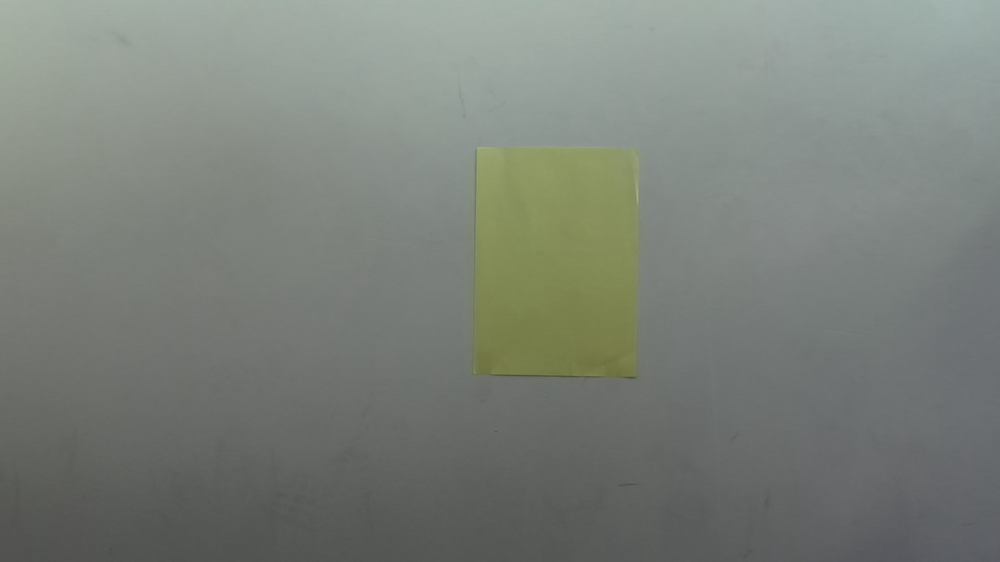
#> input picture Condor/Detect-Locate_Pylon/No_Aptere/image_test/Paper/Left/Image_left_1_1m.png, 1000 x 562 px, shrunk from 1920 x 1080 before the run
$ python calculateFocalLength.py   (older library calls are emulated)
#> lines starting #> are read from the running program, lines starting #| are printed output that depends on the picture; after the words box and inside, x2 and y2 are one past the last pixel; in counts of white or black regions, pixels touching at a corner belong together; long printed decimals are rounded
from imutils import paths
import numpy as np
import cv2
import matplotlib.pyplot as plt
import math


# Find marker yellow on image and return its rect, box, height and width in the image
def find_marker(path, show=1):
#> called with show = 1
    image = cv2.imread(path)
#> image is the input picture: shape (562, 1000, 3); mean B, G, R 121.3, 128.2, 122.5
    # convert to rgb
    image = cv2.cvtColor(image, cv2.COLOR_BGR2RGB)
    #print(image.shape)
    if show:
        plt.imshow(image)
        plt.show()

    # convert the image to grayscale, blur it, and detect edges
    #gray = cv2.cvtColor(image, cv2.COLOR_RGB2GRAY)
    yellow = np.absolute(image[:,:,0] - image[:,:,2])
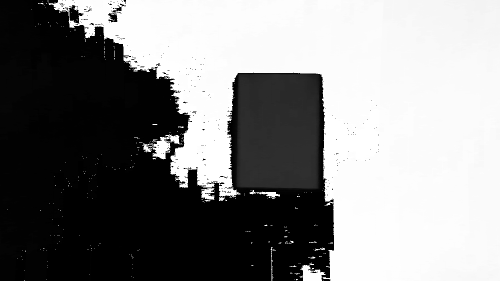
#> yellow: shape (562, 1000) (shown at 1/2 size); min 0, max 255, mean 132.5
    maskYinf = (yellow > 20).astype(np.int)
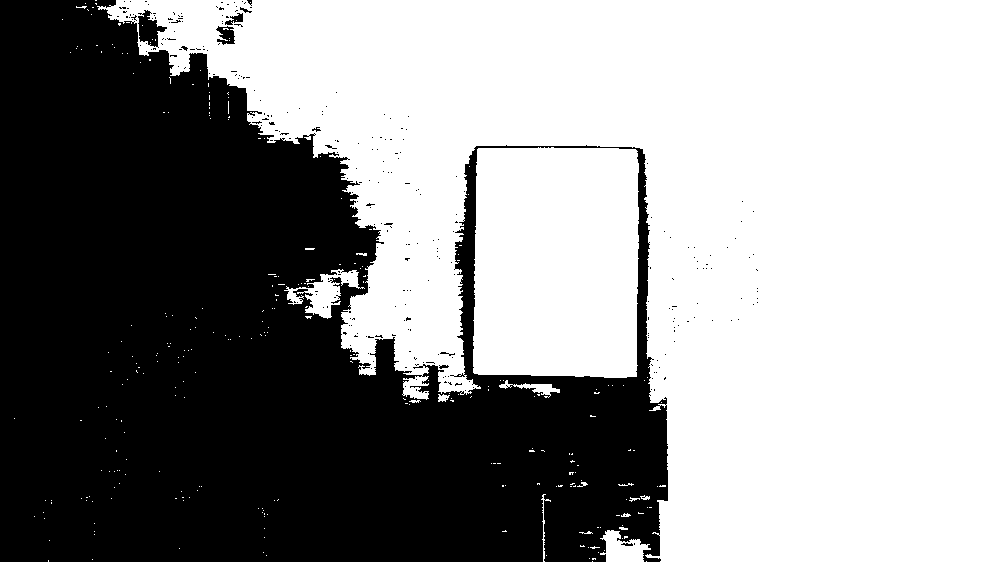
#> maskYinf: shape (562, 1000) int64; values 0 (black) and 1 (white), 57.9% white; 288 black regions (279 under 20 px), largest, box (x1, y1, x2, y2) and area: (0, 0, 668, 562) 234975, (138, 10, 167, 48) 555, (216, 26, 235, 45) 227
    maskYsup = (yellow < 100).astype(np.int)
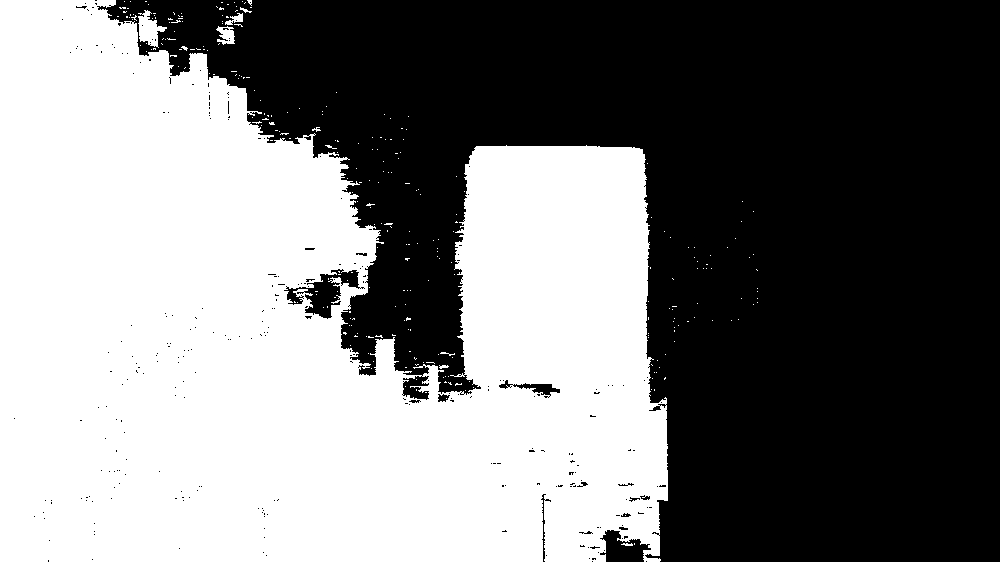
#> maskYsup: shape (562, 1000) int64; values 0 (black) and 1 (white), 48.7% white; 288 white regions (279 under 20 px), largest, box (x1, y1, x2, y2) and area: (0, 0, 668, 562) 272117, (138, 10, 167, 48) 555, (216, 26, 235, 45) 227
    maskY = maskYinf * maskYsup
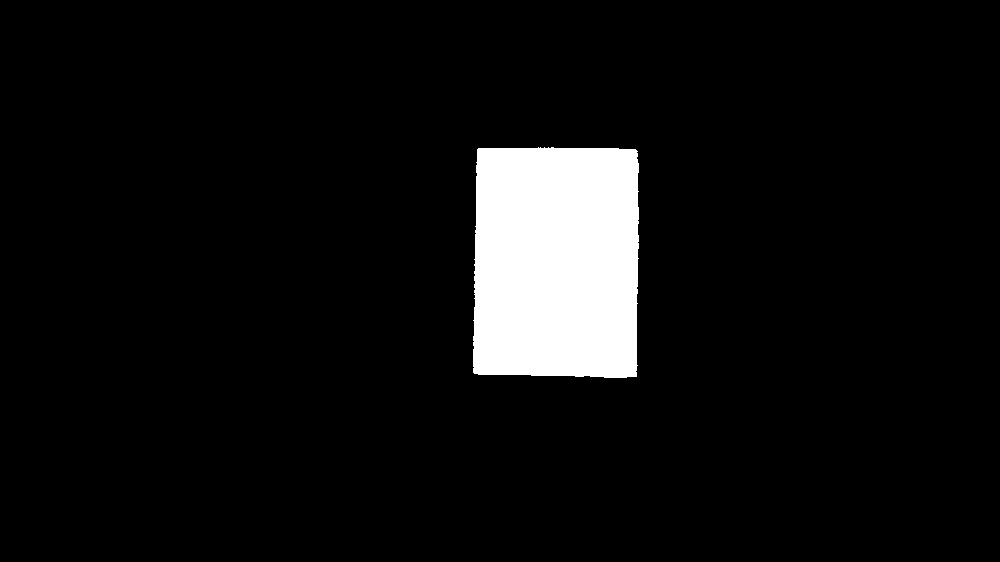
#> maskY: shape (562, 1000) int64; values 0 (black) and 1 (white), 6.6% white; 1 white region
    #maskY = maskYinf
    #print(maskY.shape)

    img = np.zeros(image.shape).astype(np.uint8)
    img[:, :, 0] = (image[:, :, 0] * maskY[:, :])
    img[:, :, 1] = (image[:, :, 1] * maskY[:, :])
    img[:, :, 2] = (image[:, :, 2] * maskY[:, :])

    #print(img)
    if show:
        plt.imshow(img)
        plt.show()

    # find the contours in the edged image and keep the largest one;
    # we'll assume that this is our piece of paper in the image
    gray = cv2.cvtColor(img.copy(), cv2.COLOR_RGB2GRAY)
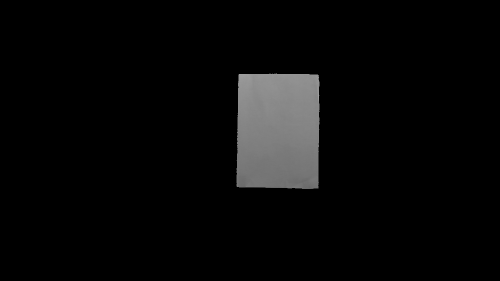
#> gray: shape (562, 1000) (shown at 1/2 size); min 0, max 168, mean 8.6
    _, cnts, _ = cv2.findContours(gray.copy(), cv2.RETR_TREE, cv2.CHAIN_APPROX_SIMPLE)
#> cnts = 1 contour; box (x1, y1, x2, y2) and area: (473, 147, 639, 378) 36756
    img_cont = cv2.drawContours(image.copy(), cnts, -1, (0, 0, 0), 3)
    if show:
        plt.imshow(img_cont)
        plt.show()

    # compute the bounding box of the of the paper region and return it
    c = max(cnts, key=cv2.contourArea)
#> c = contour of 145 points, box (x1, y1, x2, y2) (473, 147, 639, 378), area 36756
    rect = cv2.minAreaRect(c)
#> rect = ((555.8, 261.8), (229.5, 164.4), -89.46)

    # box a 2 dimension tel que : box[0] -> point en bas à droite ->box[0][0]=x et box[0][1]=y
    #                             box[1] -> point en bas à gauche
    #                             box[2] -> point en haut à gauche
    #                             box[3] -> point en haut à droite
    box = cv2.boxPoints(rect)
#> box = [[636.9, 377.3], [472.5, 375.8], [474.6, 146.3], [639, 147.8]]
    box = np.int0(box)
#> box = [[636, 377], [472, 375], [474, 146], [639, 147]]
    img_box = cv2.drawContours(image.copy(), [box], 0, (0, 0, 255), 3)
    if show:
        print(box.shape)
#| (4, 2)
        plt.imshow(img_box)
        plt.show()

    '''dist_x = box[0][0] - box[1][0]
    dist_y = box[0][1] - box[1][1]
    dist1 = math.sqrt(dist_x ** 2 + dist_y ** 2)
    dist_x = box[1][0] - box[2][0]
    dist_y = box[1][1] - box[2][1]
    dist2 = math.sqrt(dist_x ** 2 + dist_y ** 2)

    height = min(dist1, dist2)
    width = max(dist1, dist2)'''

    # In order of the box we will have points : A B C D
    # width = AB or width = CD
    # height = BC or height = AD
    # AB=sqrt( (x_B - x_A)^2 + (y_B-y_A)^2 )
    A = box[0]
#> A = [636, 377]
    B = box[1]
#> B = [472, 375]
    C = box[2]
#> C = [474, 146]
    D = box[3]
#> D = [639, 147]

    # calculate the width which is the mean between AB and CD
    dist_x = B[0]-A[0]
#> dist_x = -164
    dist_y = B[1]-A[1]
#> dist_y = -2
    dist1_1 = math.sqrt(dist_x**2 + dist_y**2)
#> dist1_1 = 164
    dist_x = D[0] - C[0]
#> dist_x = 165
    dist_y = D[1] - C[1]
#> dist_y = 1
    dist1_2 = math.sqrt(dist_x**2 + dist_y**2)
#> dist1_2 = 165
    dist1 = np.mean([dist1_1, dist1_2])
#> dist1 = 164.5

    # calculate the height which is the mean between BC and AD
    dist_x = C[0] - B[0]
#> dist_x = 2
    dist_y = C[1] - B[1]
#> dist_y = -229
    dist2_1 = math.sqrt(dist_x ** 2 + dist_y ** 2)
#> dist2_1 = 229
    dist_x = D[0] - A[0]
#> dist_x = 3
    dist_y = D[1] - A[1]
#> dist_y = -230
    dist2_2 = math.sqrt(dist_x ** 2 + dist_y ** 2)
#> dist2_2 = 230
    dist2 = np.mean([dist2_1, dist2_2])
#> dist2 = 229.5

    height = min(dist1, dist2)
#> height = 164.5
    width = max(dist1, dist2)
#> width = 229.5

    return rect, box, height, width


# D = (W x F) / P
def distance_to_camera(knownWidth, focalLength, perWidth):
    # compute and return the distance from the maker to the camera
    return (knownWidth * focalLength) / perWidth


if __name__ == '__main__':

    # initialize the known distance from the camera to the object, which
    # in this case is 100cm and 120cm
    KNOWN_DISTANCE1 = 100
    KNOWN_DISTANCE2 = 120

    # initialize the known object width, which in this case, the piece of
    # paper is 21cm wide
    KNOWN_WIDTH = 21

    rect, box, height, width = find_marker("image_test/Paper/Left/Image_left_1_1m.png")  # Image de 1m de distance
#> rect = ((555.8, 261.8), (229.5, 164.4), -89.46); box = [[636, 377], [472, 375], [474, 146], [639, 147]]; height = 164.5; width = 229.5
    # F = (P x  D) / W
    # F: perceived focal length
    # P: the apparent width in pixels
    # D: distance
    # W: known width
    focalLength = (width * KNOWN_DISTANCE1) / KNOWN_WIDTH
#> focalLength = 1092.9
    print("previous focal Length")
    print(focalLength)
#| 1092.925

    # calculate perfect box with the first point of ex box and size calculate previously:
    perfect_box = box.copy()
#> perfect_box = [[636, 377], [472, 375], [474, 146], [639, 147]]
    perfect_box[1][0] = box[0][0] - height  # calculate x_B = x_A - width
    perfect_box[1][1] = box[0][1]  # calculate y_B = y_A
    perfect_box[2][0] = perfect_box[1][0]  # calculate x_C = x_B
    perfect_box[2][1] = perfect_box[1][1] - width  # calculate y_C = y_B - height
    perfect_box[3][0] = perfect_box[0][0]  # calculate x_D = x_A
    perfect_box[3][1] = perfect_box[2][1]  # calculate y_D = y_C

    # Recalculate width and height with the perfect box:
    A = perfect_box[0]
#> A = [636, 377]
    B = perfect_box[1]
#> B = [471, 377]
    C = perfect_box[2]
#> C = [471, 147]
    D = perfect_box[3]
#> D = [636, 147]

    # calculate the width which is the mean between AB and CD
    dist_x = B[0] - A[0]
#> dist_x = -165
    dist_y = B[1] - A[1]
#> dist_y = 0
    dist1_1 = math.sqrt(dist_x ** 2 + dist_y ** 2)
#> dist1_1 = 165
    dist_x = D[0] - C[0]
#> dist_x = 165
    dist_y = D[1] - C[1]
    dist1_2 = math.sqrt(dist_x ** 2 + dist_y ** 2)
#> dist1_2 = 165
    dist1 = np.mean([dist1_1, dist1_2])
#> dist1 = 165

    # calculate the height which is the mean between BC and AD
    dist_x = C[0] - B[0]
#> dist_x = 0
    dist_y = C[1] - B[1]
#> dist_y = -230
    dist2_1 = math.sqrt(dist_x ** 2 + dist_y ** 2)
#> dist2_1 = 230
    dist_x = D[0] - A[0]
    dist_y = D[1] - A[1]
    dist2_2 = math.sqrt(dist_x ** 2 + dist_y ** 2)
#> dist2_2 = 230
    dist2 = np.mean([dist2_1, dist2_2])
#> dist2 = 230

    perfect_height = min(dist1, dist2)
#> perfect_height = 165
    perfect_width = max(dist1, dist2)
#> perfect_width = 230

    # F = (P x  D) / W
    # F: perceived focal length
    # P: the apparent width in pixels
    # D: distance
    # W: known width
    perfect_focalLength = (perfect_width * KNOWN_DISTANCE1) / KNOWN_WIDTH
#> perfect_focalLength = 1095.2
    print("new focal Length")
    print(perfect_focalLength)
#| 1095.238

    # Show new perfect box:
    image = cv2.imread("image_test/Paper/Left/Image_left_1_1m.png")
    nimage = cv2.drawContours(image, [perfect_box], -1, (255, 0, 0), 2)
    plt.imshow(nimage)
    plt.show()


    # loop over the images
    for imagePath in sorted(paths.list_images("image_test/Paper/Left")):
        # load the image, find the marker in the image, then compute the
        # distance to the marker from the camera
        rect, box, height, width = find_marker(imagePath, show=0)
        d = distance_to_camera(KNOWN_WIDTH, perfect_focalLength, width)
#> d = 100.2

        # draw a bounding box around the image and display it
        image = cv2.imread(imagePath)
        cv2.drawContours(image, [box], -1, (0, 255, 0), 2)
        cv2.putText(image, "%.2fcm" % d,
                    (image.shape[1] - 300, image.shape[0] - 30), cv2.FONT_HERSHEY_SIMPLEX,
                    2.0, (0, 255, 0), 3)
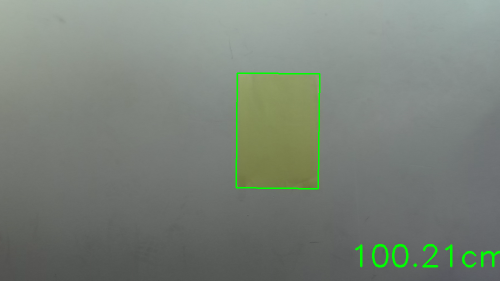
#> image: shape (562, 1000, 3) (shown at 1/2 size); mean B, G, R 120.3, 129.6, 121.5
        cv2.imshow("image", image)
        cv2.waitKey(0)
#> pass 2 of the loop `for imagePath in sorted(paths.list_images("image_test/Paper/Left")):`:
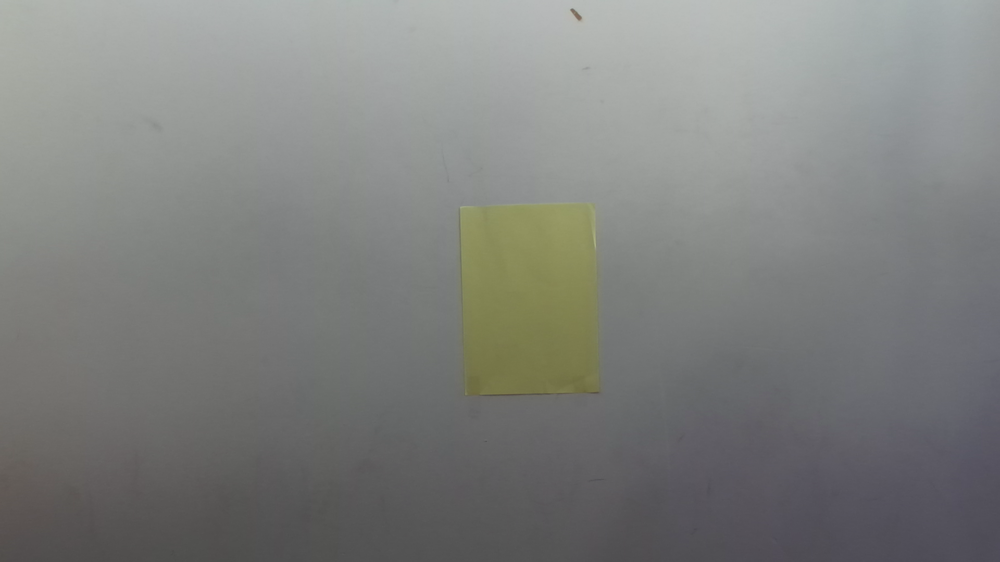
#> input picture Condor/Detect-Locate_Pylon/No_Aptere/image_test/Paper/Left/Image_left_1_1m20.png, 1000 x 562 px, shrunk from 1920 x 1080 before the run
#> in find_marker, image is the input picture: shape (562, 1000, 3); mean B, G, R 126, 128.3, 126.8
#> in find_marker (call 3), `maskYinf = (yellow > 20).astype(np.int)`:
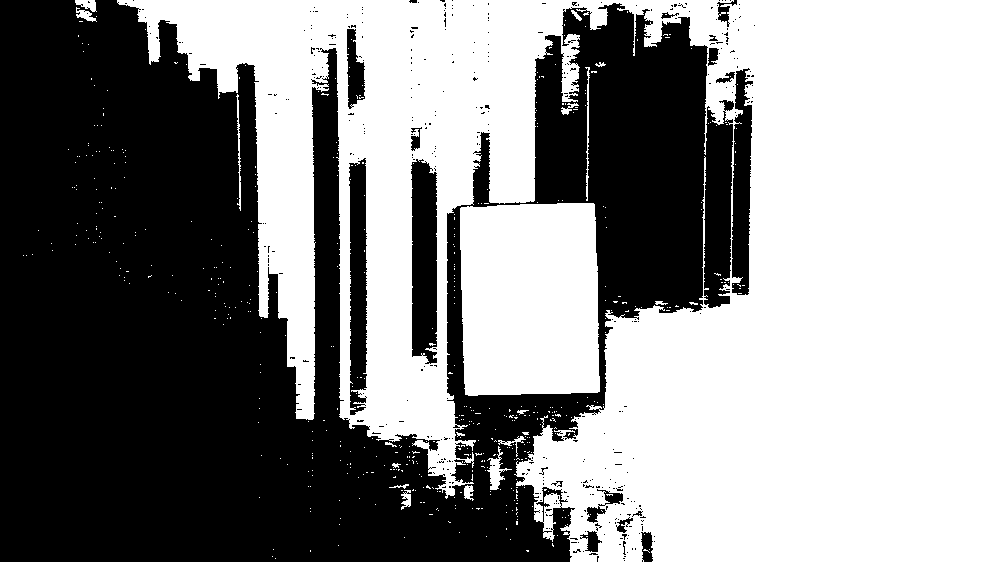
#> maskYinf: shape (562, 1000) int64; values 0 (black) and 1 (white), 54.7% white; 396 black regions (376 under 20 px), largest, box (x1, y1, x2, y2) and area: (0, 0, 734, 562) 238976, (411, 159, 437, 364) 4750, (349, 158, 367, 415) 3879
#> cnts = 2 contours; box (x1, y1, x2, y2) and area: (460, 203, 600, 396) 25436, (571, 10, 582, 21) 34
#> c = contour of 89 points, box (x1, y1, x2, y2) (460, 203, 600, 396), area 25436
#> in find_marker (call 3), `rect = cv2.minAreaRect(c)`: rect = ((529.4, 298.7), (136.6, 190.2), -1.25)
#> in find_marker (call 3), `box = cv2.boxPoints(rect)`: box = [[463.2, 395.3], [459, 205.1], [595.6, 202.2], [599.7, 392.4]]
#> in find_marker (call 3), `box = np.int0(box)`: box = [[463, 395], [459, 205], [595, 202], [599, 392]]
#> in find_marker (call 3), `A = box[0]`: A = [463, 395]
#> in find_marker (call 3), `B = box[1]`: B = [459, 205]
#> in find_marker (call 3), `C = box[2]`: C = [595, 202]
#> in find_marker (call 3), `D = box[3]`: D = [599, 392]
#> in find_marker (call 3), `dist_x = B[0]-A[0]`: dist_x = -4
#> in find_marker (call 3), `dist_y = B[1]-A[1]`: dist_y = -190
#> in find_marker (call 3), `dist1_1 = math.sqrt(dist_x**2 + dist_y**2)`: dist1_1 = 190
#> in find_marker (call 3), `dist_x = D[0] - C[0]`: dist_x = 4
#> in find_marker (call 3), `dist_y = D[1] - C[1]`: dist_y = 190
#> in find_marker (call 3), `dist_x = C[0] - B[0]`: dist_x = 136
#> in find_marker (call 3), `dist_y = C[1] - B[1]`: dist_y = -3
#> in find_marker (call 3), `dist2_1 = math.sqrt(dist_x ** 2 + dist_y ** 2)`: dist2_1 = 136
#> in find_marker (call 3), `width = max(dist1, dist2)`: width = 190
#> `rect, box, height, width = find_marker(imagePath, show=0)`: rect = ((529.4, 298.7), (136.6, 190.2), -1.25); box = [[463, 395], [459, 205], [595, 202], [599, 392]]; height = 136; width = 190
#> d = 121
#> `cv2.putText(image, "%.2fcm" % d, (image.shape[1] - 300, image.shape[0]..`:
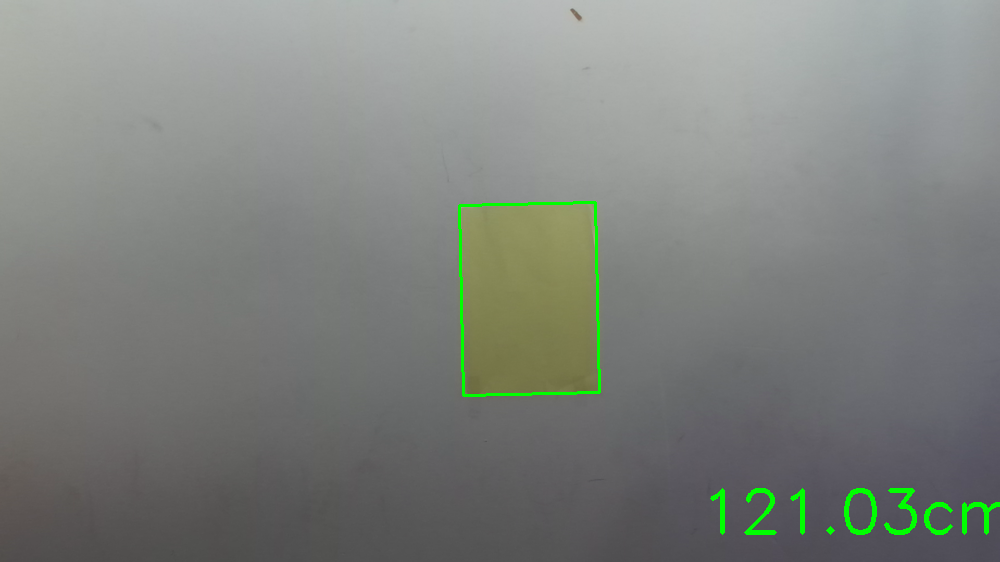
#> image: shape (562, 1000, 3); mean B, G, R 125.1, 129.6, 125.9
